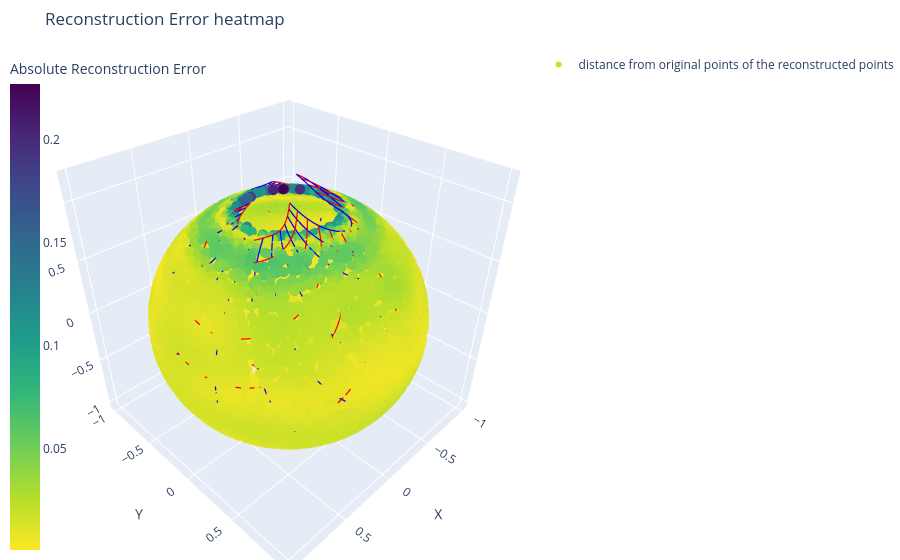

Notebook cell for this chart:
### Markdown cell above
# cosa viene ricostruito di meno?

### Code cell
model_2.eval()
encoder = model_2.encoder
decoder = model_2.decoder

# 2. Calcoliamo i confini effettivi dello spazio latente per sapere dove creare la griglia
with torch.no_grad():
    latents = encoder(Y_cartesian.to(device)).cpu().numpy()

z1_min, z1_max = latents[:, 0].min(), latents[:, 0].max()
z2_min, z2_max = latents[:, 1].min(), latents[:, 1].max()

# 3. Definiamo la densità della griglia (quanti "assi" vogliamo)
num_lines = 15       # Numero di linee per ogni asse coordinato
pts_per_line = 100   # Risoluzione di ogni linea per renderla fluida nel 3D

z1_values = np.linspace(z1_min, z1_max, num_lines)
z2_values = np.linspace(z2_min, z2_max, num_lines)

# 4. Inizializziamo la figura Plotly
fig = go.Figure()

# 1. First, calculate errors for individual points
model_2.eval()
all_points = []
all_errors = []

with torch.no_grad():
    for x, _ in train_loader:
        x = x.to(device)
        x_pred = model_2(x)
        
        # Calculate Euclidean distance (error) PER POINT, not per batch
        # dim=1 means it calculates the distance across the x,y,z coordinates
        point_errors = torch.norm(x - x_pred, dim=1) 
        
        all_points.append(x.cpu())
        all_errors.append(point_errors.cpu())

# Combine all batches into single arrays
points_np = torch.cat(all_points).numpy()
errors_np = torch.cat(all_errors).numpy()
#v_max = np.percentile(errors_np, 99.95)
fig.add_trace(go.Scatter3d(
    x=points_np[:, 0], 
    y=points_np[:, 1], 
    z=points_np[:, 2],
    mode='markers',
    marker=dict(
        size=6, 
        color=errors_np,         # Color points based on their individual error
        colorscale='viridis_r',     #(r = reverse) 'plasma' or 'inferno' are great for highlighting high values
        cmin=0,                  # Forza il minimo a 0
        #cmax=v_max,
        opacity=1,
        colorbar=dict(title="Absolute Reconstruction Error", x=-0.1) # Move colorbar to the left
    ),
    name='distance from original points of the reconstructed points'
))

# 5. Generiamo e decodifichiamo le linee degli assi latenti
with torch.no_grad():
    
    # --- ASSE 1: Linee a Z1 costante (varia Z2) -> Colore BLU ---
    for z1 in z1_values:
        line_2d = np.zeros((pts_per_line, 2))
        line_2d[:, 0] = z1
        line_2d[:, 1] = np.linspace(z2_min, z2_max, pts_per_line)
        
        # Passiamo la linea al decoder
        line_tensor = torch.tensor(line_2d, dtype=torch.float32).to(device)
        xyz = decoder(line_tensor).cpu().numpy()
        
        fig.add_trace(go.Scatter3d(
            x=xyz[:, 0], y=xyz[:, 1], z=xyz[:, 2],
            mode='lines',
            line=dict(color='blue', width=2.5),
            showlegend=False
        ))

    # --- ASSE 2: Linee a Z2 costante (varia Z1) -> Colore ROSSO ---
    for z2 in z2_values:
        line_2d = np.zeros((pts_per_line, 2))
        line_2d[:, 0] = np.linspace(z1_min, z1_max, pts_per_line)
        line_2d[:, 1] = z2
        
        # Passiamo la linea al decoder
        line_tensor = torch.tensor(line_2d, dtype=torch.float32).to(device)
        xyz = decoder(line_tensor).cpu().numpy()
        
        fig.add_trace(go.Scatter3d(
            x=xyz[:, 0], y=xyz[:, 1], z=xyz[:, 2],
            mode='lines',
            line=dict(color='red', width=2.5), 
            showlegend=False
        ))
num_lines_1 = 30       # Numero di linee per ogni asse coordinato
pts_per_line = 100   # Risoluzione di ogni linea per renderla fluida nel 3D


#-----------------------------------------------------------------------------------------------
# 6. Configurazione finale del Layout per visualizzare una sfera perfetta
fig.update_layout(
    title="Reconstruction Error heatmap",
    scene=dict(
        xaxis_title='X',
        yaxis_title='Y',
        zaxis_title='Z',
        aspectmode='cube' # Fondamentale per non distorcere la sfera in un uovo
    ),
    margin=dict(l=0, r=0, b=0, t=50)
)
config = {
  'toImageButtonOptions': {
    'format': 'png', # Formati supportati: png, svg, jpeg, webp
    'filename': 'reconstruction_error_heatmap_sigmoid_',
    'height': 1000,
    'width': 1400,
    # 'scale': 7 # È il trucco magico: moltiplica la risoluzione di base!
  }
}
# #Mostra la figura passando la configurazione
fig.show(config=config)
#fig.show()
